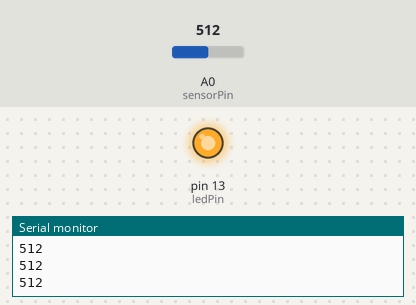
Recording of a sketch running on a simulated Arduino Uno, built with avr-gcc and run on an emulated ATmega328P. Parts: output pins drawn as LEDs (lit = HIGH), the last lines printed to the serial monitor. The inputs (shaded band) are chosen by the test bench; at power-on: A0 (sensorPin) = 512.

Above: at 1.2 s.
1.3 s: A0 (sensorPin) set to 490
At 2.1 s:
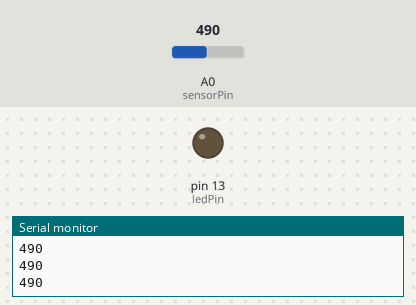
2.8 s: A0 (sensorPin) set to 511
At 3.4 s:
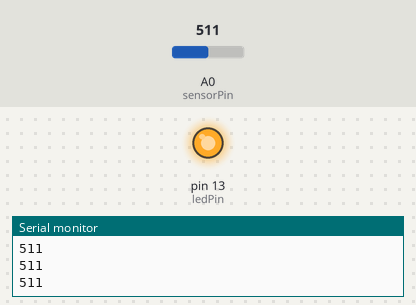
4.3 s: A0 (sensorPin) set to 306
At 4.7 s:
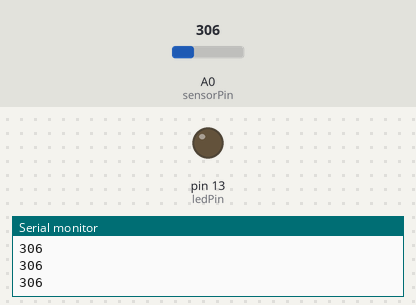
Timing chart, 0 to 7.3 s (numbered marks = the images above; inputs shaded):
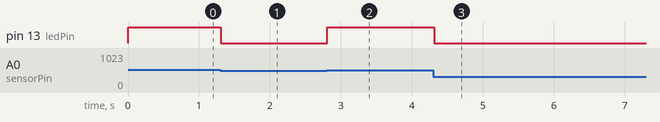

The sketch:

soundSensor.ino
```cpp
// Define the pins used
const int sensorPin = A0; // Analog pin for the sound sensor
const int ledPin = 13;    // Digital pin for the LED

// Define the sound threshold
const int ambangSuara = 500; // You can adjust this value as needed

void setup() {
  // Initialize the LED pin as an output
  pinMode(ledPin, OUTPUT);

  // Start serial monitor for debugging
  Serial.begin(9600);
}

void loop() {
  // Read the value from the sound sensor
  int suara = analogRead(sensorPin);

  // Print the sound value to the serial monitor
  Serial.println(suara);

  // Check if the sound exceeds the threshold
  if (suara > ambangSuara) {
    // If the sound exceeds the threshold, turn on the LED
    digitalWrite(ledPin, HIGH);
  } else {
    // If the sound is below the threshold, turn off the LED
    digitalWrite(ledPin, LOW);
  }

  // Wait a moment before reading again
  delay(100);
}
```

Measured:
- the behaviour switches between 501 and 500 on A0 (sensorPin) (found by bisection; images 0 and 1)
- after the input at 1.3 s, pin 13 (ledPin): HIGH → LOW at once
- after the input at 2.8 s, pin 13 (ledPin): LOW → HIGH at once
- after the input at 4.3 s, pin 13 (ledPin): HIGH → LOW at once
